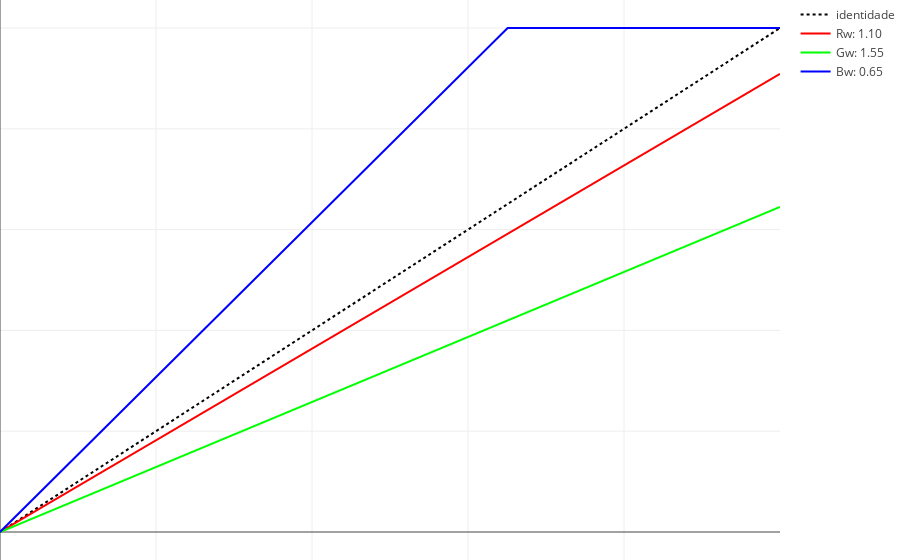

Write notebook code for a chart like this one.
### Markdown cell above
## 1. Balanço de cores
---
Operador de *balanço*, definido por:

$$
\large
\left[
    \begin{array}{c}
        R\\G\\B
    \end{array}
\right]
=
\left[
    \begin{array}{ccc}
        1/R'_w & 0 & 0\\
        0 & 1/G'_w & 0\\
        0 & 0 & 1/B'_w\\
    \end{array}
\right]
\left[
    \begin{array}{c}
        R'\\G'\\B'
    \end{array}
\right]
$$

sendo $R'_w$, $G'_w$ e $B'_w$, os coeficientes de operação dos seus respectivos canais.

### Code cell
%%time
N = 64
### Índices
i = [i for i in range(N)]
indice = ['índice {0}'.format(a) for a in i]
### Tabela de valores por eixo
u = np.array(i)/(N - 1)
Rw = 1.1
Rs = u*(1/Rw)
Rs[Rs > 1] = 1
Gw = 1.55
Gs = u*(1/Gw)
Gs[Gs > 1] = 1
Bw = 0.65
Bs = u*(1/Bw)
Bs[Bs > 1] = 1
### Visualização
iden = Scatter(x = u,
               y = u,
               name = 'identidade',
               line = {'dash': 'dot'},
               hovertext = indice,
               marker = {'symbol': 'none',
                         'size': 6,
                         'color': 'rgb(0, 0, 0)'})
verm = Scatter(x = u,
               y = Rs,
               name = 'Rw: {0:.2f}'.format(Rw),
               line = {'dash': 'line'},
               hovertext = indice,
               marker = {'symbol': 'none',
                         'size': 6,
                         'color': 'rgb(255, 0, 0)'})
verd = Scatter(x = u,
               y = Gs,
               name = 'Gw: {0:.2f}'.format(Gw),
               line = {'dash': 'line'},
               hovertext = indice,
               marker = {'symbol': 'none',
                         'size': 6,
                         'color': 'rgb(0, 255, 0)'})
azul = Scatter(x = u,
               y = Bs,
               name = 'Bw: {0:.2f}'.format(Bw),
               line = {'dash': 'line'},
               hovertext = indice,
               marker = {'symbol': 'none',
                         'size': 6,
                         'color': 'rgb(0, 0, 255)'})
gammaOP = [iden, verm, verd, azul]
layout = Layout(margin = {'l': 0, 'r': 0, 'b': 0, 't':0}, showlegend = True)
fig = Figure(data = gammaOP, layout = layout)
iplot(fig, filename = 'LUT1D_scoBALANCE', show_link = False)

### Figure 1 — Plotly figure (JSON) as saved in the notebook; plotly's stock layout.template omitted (floating-point values rounded to 4 significant figures)
{"data": [{"hovertext": ["índice 0", "índice 1", "índice 2", "índice 3", "índice 4", "índice 5", "índice 6", "índice 7", "índice 8", "índice 9", "índice 10", "índice 11", "índice 12", "índice 13", "índice 14", "índice 15", "índice 16", "índice 17", "índice 18", "índice 19", "índice 20", "índice 21", "índice 22", "índice 23", "índice 24", "índice 25", "índice 26", "índice 27", "índice 28", "índice 29", "índice 30", "índice 31", "índice 32", "índice 33", "índice 34", "índice 35", "índice 36", "índice 37", "índice 38", "índice 39", "índice 40", "índice 41", "índice 42", "índice 43", "índice 44", "índice 45", "índice 46", "índice 47", "índice 48", "índice 49", "índice 50", "índice 51", "índice 52", "índice 53", "índice 54", "índice 55", "índice 56", "índice 57", "índice 58", "índice 59", "índice 60", "índice 61", "índice 62", "índice 63"], "line": {"dash": "dot"}, "marker": {"color": "rgb(0, 0, 0)", "size": 6, "symbol": "none"}, "name": "identidade", "type": "scatter", "x": [0, 0.01587, 0.03175, 0.04762, 0.06349, 0.07937, 0.09524, 0.1111, 0.127, 0.1429, 0.1587, 0.1746, 0.1905, 0.2063, 0.2222, 0.2381, 0.254, 0.2698, 0.2857, 0.3016, 0.3175, 0.3333, 0.3492, 0.3651, 0.381, 0.3968, 0.4127, 0.4286, 0.4444, 0.4603, 0.4762, 0.4921, 0.5079, 0.5238, 0.5397, 0.5556, 0.5714, 0.5873, 0.6032, 0.619, 0.6349, 0.6508, 0.6667, 0.6825, 0.6984, 0.7143, 0.7302, 0.746, 0.7619, 0.7778, 0.7937, 0.8095, 0.8254, 0.8413, 0.8571, 0.873, 0.8889, 0.9048, 0.9206, 0.9365, 0.9524, 0.9683, 0.9841, 1], "y": [0, 0.01587, 0.03175, 0.04762, 0.06349, 0.07937, 0.09524, 0.1111, 0.127, 0.1429, 0.1587, 0.1746, 0.1905, 0.2063, 0.2222, 0.2381, 0.254, 0.2698, 0.2857, 0.3016, 0.3175, 0.3333, 0.3492, 0.3651, 0.381, 0.3968, 0.4127, 0.4286, 0.4444, 0.4603, 0.4762, 0.4921, 0.5079, 0.5238, 0.5397, 0.5556, 0.5714, 0.5873, 0.6032, 0.619, 0.6349, 0.6508, 0.6667, 0.6825, 0.6984, 0.7143, 0.7302, 0.746, 0.7619, 0.7778, 0.7937, 0.8095, 0.8254, 0.8413, 0.8571, 0.873, 0.8889, 0.9048, 0.9206, 0.9365, 0.9524, 0.9683, 0.9841, 1]}, {"hovertext": ["índice 0", "índice 1", "índice 2", "índice 3", "índice 4", "índice 5", "índice 6", "índice 7", "índice 8", "índice 9", "índice 10", "índice 11", "índice 12", "índice 13", "índice 14", "índice 15", "índice 16", "índice 17", "índice 18", "índice 19", "índice 20", "índice 21", "índice 22", "índice 23", "índice 24", "índice 25", "índice 26", "índice 27", "índice 28", "índice 29", "índice 30", "índice 31", "índice 32", "índice 33", "índice 34", "índice 35", "índice 36", "índice 37", "índice 38", "índice 39", "índice 40", "índice 41", "índice 42", "índice 43", "índice 44", "índice 45", "índice 46", "índice 47", "índice 48", "índice 49", "índice 50", "índice 51", "índice 52", "índice 53", "índice 54", "índice 55", "índice 56", "índice 57", "índice 58", "índice 59", "índice 60", "índice 61", "índice 62", "índice 63"], "line": {"dash": "line"}, "marker": {"color": "rgb(255, 0, 0)", "size": 6, "symbol": "none"}, "name": "Rw: 1.10", "type": "scatter", "x": [0, 0.01587, 0.03175, 0.04762, 0.06349, 0.07937, 0.09524, 0.1111, 0.127, 0.1429, 0.1587, 0.1746, 0.1905, 0.2063, 0.2222, 0.2381, 0.254, 0.2698, 0.2857, 0.3016, 0.3175, 0.3333, 0.3492, 0.3651, 0.381, 0.3968, 0.4127, 0.4286, 0.4444, 0.4603, 0.4762, 0.4921, 0.5079, 0.5238, 0.5397, 0.5556, 0.5714, 0.5873, 0.6032, 0.619, 0.6349, 0.6508, 0.6667, 0.6825, 0.6984, 0.7143, 0.7302, 0.746, 0.7619, 0.7778, 0.7937, 0.8095, 0.8254, 0.8413, 0.8571, 0.873, 0.8889, 0.9048, 0.9206, 0.9365, 0.9524, 0.9683, 0.9841, 1], "y": [0, 0.01443, 0.02886, 0.04329, 0.05772, 0.07215, 0.08658, 0.101, 0.1154, 0.1299, 0.1443, 0.1587, 0.1732, 0.1876, 0.202, 0.2165, 0.2309, 0.2453, 0.2597, 0.2742, 0.2886, 0.303, 0.3175, 0.3319, 0.3463, 0.3608, 0.3752, 0.3896, 0.404, 0.4185, 0.4329, 0.4473, 0.4618, 0.4762, 0.4906, 0.5051, 0.5195, 0.5339, 0.5483, 0.5628, 0.5772, 0.5916, 0.6061, 0.6205, 0.6349, 0.6494, 0.6638, 0.6782, 0.6926, 0.7071, 0.7215, 0.7359, 0.7504, 0.7648, 0.7792, 0.7937, 0.8081, 0.8225, 0.8369, 0.8514, 0.8658, 0.8802, 0.8947, 0.9091]}, {"hovertext": ["índice 0", "índice 1", "índice 2", "índice 3", "índice 4", "índice 5", "índice 6", "índice 7", "índice 8", "índice 9", "índice 10", "índice 11", "índice 12", "índice 13", "índice 14", "índice 15", "índice 16", "índice 17", "índice 18", "índice 19", "índice 20", "índice 21", "índice 22", "índice 23", "índice 24", "índice 25", "índice 26", "índice 27", "índice 28", "índice 29", "índice 30", "índice 31", "índice 32", "índice 33", "índice 34", "índice 35", "índice 36", "índice 37", "índice 38", "índice 39", "índice 40", "índice 41", "índice 42", "índice 43", "índice 44", "índice 45", "índice 46", "índice 47", "índice 48", "índice 49", "índice 50", "índice 51", "índice 52", "índice 53", "índice 54", "índice 55", "índice 56", "índice 57", "índice 58", "índice 59", "índice 60", "índice 61", "índice 62", "índice 63"], "line": {"dash": "line"}, "marker": {"color": "rgb(0, 255, 0)", "size": 6, "symbol": "none"}, "name": "Gw: 1.55", "type": "scatter", "x": [0, 0.01587, 0.03175, 0.04762, 0.06349, 0.07937, 0.09524, 0.1111, 0.127, 0.1429, 0.1587, 0.1746, 0.1905, 0.2063, 0.2222, 0.2381, 0.254, 0.2698, 0.2857, 0.3016, 0.3175, 0.3333, 0.3492, 0.3651, 0.381, 0.3968, 0.4127, 0.4286, 0.4444, 0.4603, 0.4762, 0.4921, 0.5079, 0.5238, 0.5397, 0.5556, 0.5714, 0.5873, 0.6032, 0.619, 0.6349, 0.6508, 0.6667, 0.6825, 0.6984, 0.7143, 0.7302, 0.746, 0.7619, 0.7778, 0.7937, 0.8095, 0.8254, 0.8413, 0.8571, 0.873, 0.8889, 0.9048, 0.9206, 0.9365, 0.9524, 0.9683, 0.9841, 1], "y": [0, 0.01024, 0.02048, 0.03072, 0.04096, 0.0512, 0.06144, 0.07168, 0.08193, 0.09217, 0.1024, 0.1126, 0.1229, 0.1331, 0.1434, 0.1536, 0.1639, 0.1741, 0.1843, 0.1946, 0.2048, 0.2151, 0.2253, 0.2355, 0.2458, 0.256, 0.2663, 0.2765, 0.2867, 0.297, 0.3072, 0.3175, 0.3277, 0.3379, 0.3482, 0.3584, 0.3687, 0.3789, 0.3891, 0.3994, 0.4096, 0.4199, 0.4301, 0.4403, 0.4506, 0.4608, 0.4711, 0.4813, 0.4916, 0.5018, 0.512, 0.5223, 0.5325, 0.5428, 0.553, 0.5632, 0.5735, 0.5837, 0.594, 0.6042, 0.6144, 0.6247, 0.6349, 0.6452]}, {"hovertext": ["índice 0", "índice 1", "índice 2", "índice 3", "índice 4", "índice 5", "índice 6", "índice 7", "índice 8", "índice 9", "índice 10", "índice 11", "índice 12", "índice 13", "índice 14", "índice 15", "índice 16", "índice 17", "índice 18", "índice 19", "índice 20", "índice 21", "índice 22", "índice 23", "índice 24", "índice 25", "índice 26", "índice 27", "índice 28", "índice 29", "índice 30", "índice 31", "índice 32", "índice 33", "índice 34", "índice 35", "índice 36", "índice 37", "índice 38", "índice 39", "índice 40", "índice 41", "índice 42", "índice 43", "índice 44", "índice 45", "índice 46", "índice 47", "índice 48", "índice 49", "índice 50", "índice 51", "índice 52", "índice 53", "índice 54", "índice 55", "índice 56", "índice 57", "índice 58", "índice 59", "índice 60", "índice 61", "índice 62", "índice 63"], "line": {"dash": "line"}, "marker": {"color": "rgb(0, 0, 255)", "size": 6, "symbol": "none"}, "name": "Bw: 0.65", "type": "scatter", "x": [0, 0.01587, 0.03175, 0.04762, 0.06349, 0.07937, 0.09524, 0.1111, 0.127, 0.1429, 0.1587, 0.1746, 0.1905, 0.2063, 0.2222, 0.2381, 0.254, 0.2698, 0.2857, 0.3016, 0.3175, 0.3333, 0.3492, 0.3651, 0.381, 0.3968, 0.4127, 0.4286, 0.4444, 0.4603, 0.4762, 0.4921, 0.5079, 0.5238, 0.5397, 0.5556, 0.5714, 0.5873, 0.6032, 0.619, 0.6349, 0.6508, 0.6667, 0.6825, 0.6984, 0.7143, 0.7302, 0.746, 0.7619, 0.7778, 0.7937, 0.8095, 0.8254, 0.8413, 0.8571, 0.873, 0.8889, 0.9048, 0.9206, 0.9365, 0.9524, 0.9683, 0.9841, 1], "y": [0, 0.02442, 0.04884, 0.07326, 0.09768, 0.1221, 0.1465, 0.1709, 0.1954, 0.2198, 0.2442, 0.2686, 0.293, 0.3175, 0.3419, 0.3663, 0.3907, 0.4151, 0.4396, 0.464, 0.4884, 0.5128, 0.5372, 0.5617, 0.5861, 0.6105, 0.6349, 0.6593, 0.6838, 0.7082, 0.7326, 0.757, 0.7814, 0.8059, 0.8303, 0.8547, 0.8791, 0.9035, 0.928, 0.9524, 0.9768, 1, 1, 1, 1, 1, 1, 1, 1, 1, 1, 1, 1, 1, 1, 1, 1, 1, 1, 1, 1, 1, 1, 1]}], "layout": {"margin": {"b": 0, "l": 0, "r": 0, "t": 0}, "showlegend": true}}
